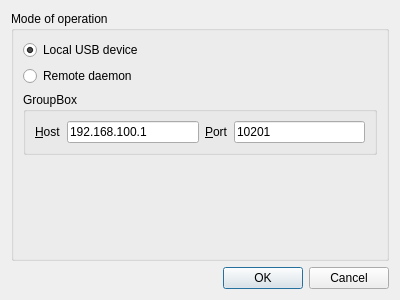
<?xml version="1.0" encoding="UTF-8"?>
<ui version="4.0">
 <class>OptionsDialog</class>
 <widget class="QDialog" name="OptionsDialog">
  <property name="geometry">
   <rect>
    <x>0</x>
    <y>0</y>
    <width>400</width>
    <height>300</height>
   </rect>
  </property>
  <property name="windowTitle">
   <string>Dialog</string>
  </property>
  <layout class="QVBoxLayout" name="verticalLayout">
   <item>
    <widget class="QGroupBox" name="groupBox">
     <property name="title">
      <string>Mode of operation</string>
     </property>
     <layout class="QVBoxLayout" name="verticalLayout_3">
      <item>
       <widget class="QRadioButton" name="radioButton">
        <property name="text">
         <string>Local USB device</string>
        </property>
        <property name="checked">
         <bool>true</bool>
        </property>
       </widget>
      </item>
      <item>
       <widget class="QRadioButton" name="radioButton_2">
        <property name="text">
         <string>Remote daemon</string>
        </property>
       </widget>
      </item>
      <item>
       <widget class="QGroupBox" name="groupBox_2">
        <property name="title">
         <string>GroupBox</string>
        </property>
        <property name="checkable">
         <bool>false</bool>
        </property>
        <layout class="QVBoxLayout" name="verticalLayout_2">
         <item>
          <layout class="QHBoxLayout" name="horizontalLayout">
           <item>
            <widget class="QLabel" name="label">
             <property name="text">
              <string>&amp;Host</string>
             </property>
             <property name="buddy">
              <cstring>hostEdit</cstring>
             </property>
            </widget>
           </item>
           <item>
            <widget class="QLineEdit" name="hostEdit">
             <property name="text">
              <string>192.168.100.1</string>
             </property>
            </widget>
           </item>
           <item>
            <widget class="QLabel" name="label_2">
             <property name="text">
              <string>&amp;Port</string>
             </property>
             <property name="buddy">
              <cstring>portEdit</cstring>
             </property>
            </widget>
           </item>
           <item>
            <widget class="QLineEdit" name="portEdit">
             <property name="text">
              <string>10201</string>
             </property>
            </widget>
           </item>
          </layout>
         </item>
        </layout>
       </widget>
      </item>
      <item>
       <spacer name="verticalSpacer">
        <property name="orientation">
         <enum>Qt::Vertical</enum>
        </property>
        <property name="sizeHint" stdset="0">
         <size>
          <width>20</width>
          <height>171</height>
         </size>
        </property>
       </spacer>
      </item>
     </layout>
    </widget>
   </item>
   <item>
    <widget class="QDialogButtonBox" name="buttonBox">
     <property name="orientation">
      <enum>Qt::Horizontal</enum>
     </property>
     <property name="standardButtons">
      <set>QDialogButtonBox::Cancel|QDialogButtonBox::Ok</set>
     </property>
    </widget>
   </item>
  </layout>
 </widget>
 <resources/>
 <connections>
  <connection>
   <sender>buttonBox</sender>
   <signal>accepted()</signal>
   <receiver>OptionsDialog</receiver>
   <slot>accept()</slot>
   <hints>
    <hint type="sourcelabel">
     <x>257</x>
     <y>290</y>
    </hint>
    <hint type="destinationlabel">
     <x>157</x>
     <y>274</y>
    </hint>
   </hints>
  </connection>
  <connection>
   <sender>buttonBox</sender>
   <signal>rejected()</signal>
   <receiver>OptionsDialog</receiver>
   <slot>reject()</slot>
   <hints>
    <hint type="sourcelabel">
     <x>325</x>
     <y>290</y>
    </hint>
    <hint type="destinationlabel">
     <x>286</x>
     <y>274</y>
    </hint>
   </hints>
  </connection>
  <connection>
   <sender>radioButton_2</sender>
   <signal>toggled(bool)</signal>
   <receiver>groupBox_2</receiver>
   <slot>setChecked(bool)</slot>
   <hints>
    <hint type="sourcelabel">
     <x>101</x>
     <y>63</y>
    </hint>
    <hint type="destinationlabel">
     <x>97</x>
     <y>92</y>
    </hint>
   </hints>
  </connection>
 </connections>
</ui>
